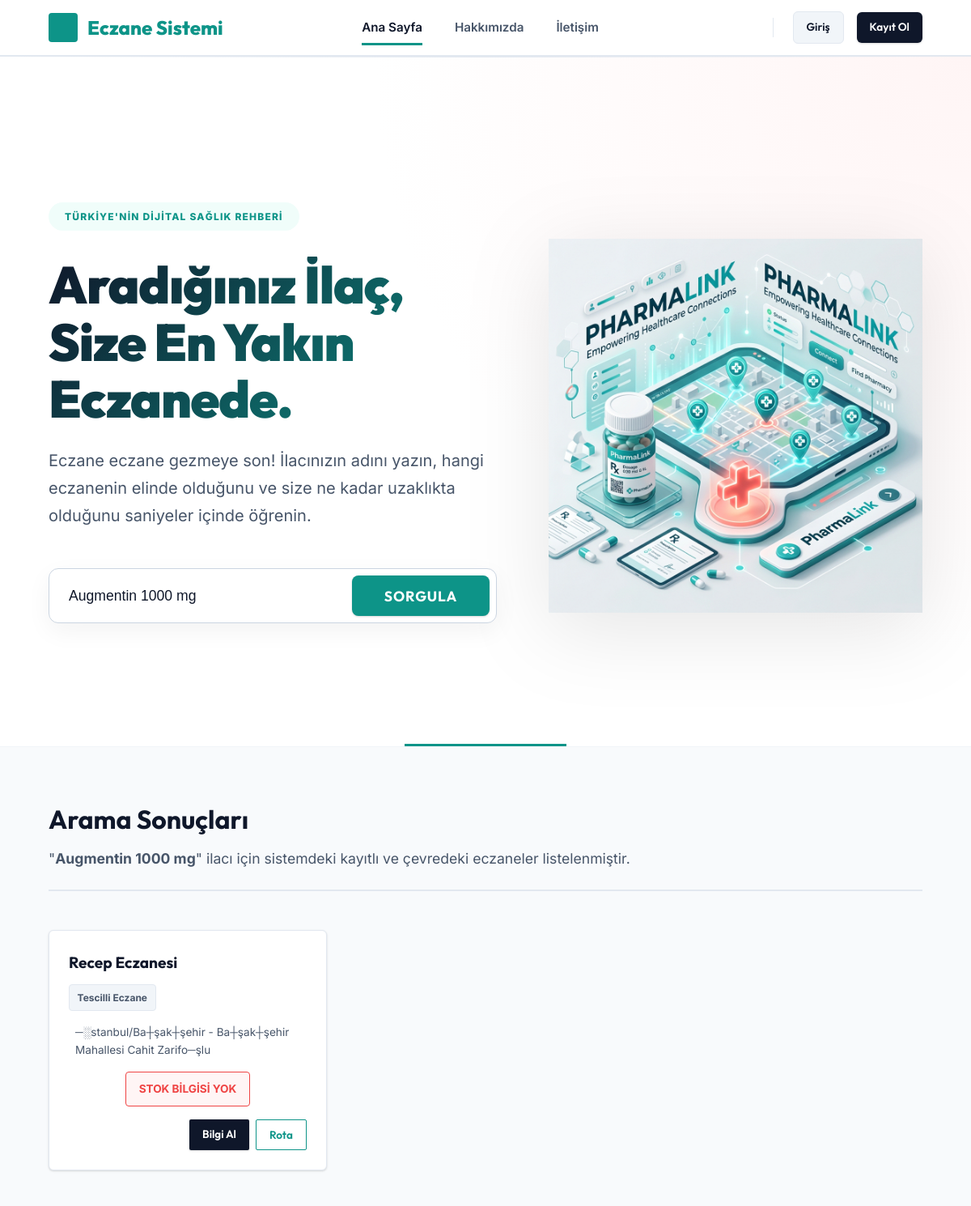
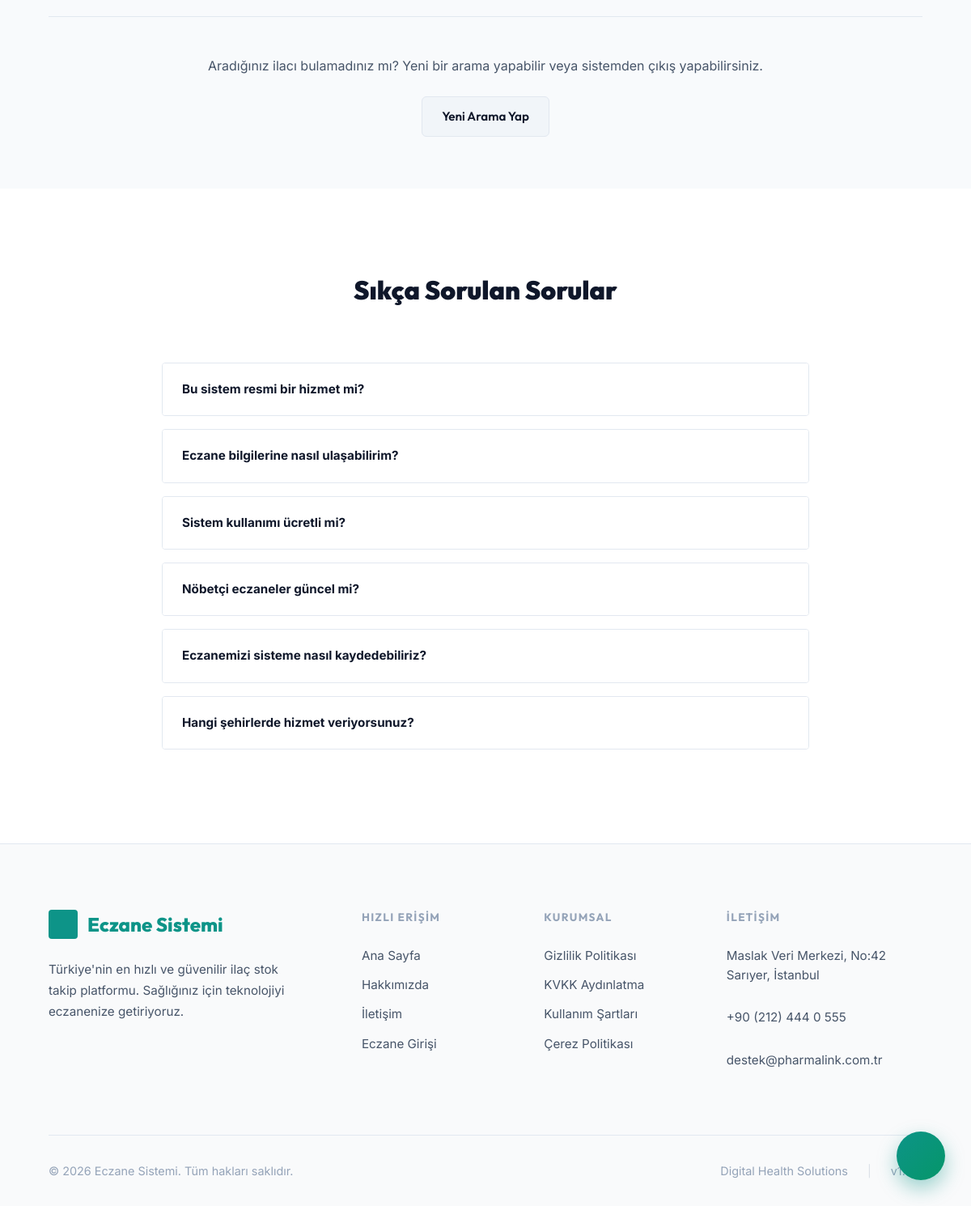
The page /index.php?ara=Augmentin 1000 mg on the database its author committed (2 pictures, top to bottom).
### tables this page shows
CREATE TABLE `eczaneler` (
  `id` int(11) NOT NULL AUTO_INCREMENT,
  `kullanici_id` int(11) NOT NULL,
  `eczane_adi` varchar(200) NOT NULL,
  `adres` text NOT NULL,
  `sehir` varchar(100) NOT NULL,
  `ilce` varchar(100) NOT NULL,
  `telefon` varchar(20) DEFAULT NULL,
  `enlem` decimal(10,8) DEFAULT NULL,
  `boylam` decimal(11,8) DEFAULT NULL,
  `harita_linki` varchar(500) DEFAULT NULL,
  `calisma_saatleri` varchar(100) DEFAULT '09:00 - 19:00',
  `nobetci` tinyint(1) NOT NULL DEFAULT 0,
  `durum` enum('beklemede','onaylandi','reddedildi') NOT NULL DEFAULT 'beklemede',
  `belge_dosyasi` varchar(255) DEFAULT NULL,
  `red_nedeni` text DEFAULT NULL,
  `olusturma` datetime NOT NULL DEFAULT current_timestamp(),
  `guncelleme` datetime NOT NULL DEFAULT current_timestamp() ON UPDATE current_timestamp(),
  `slug` varchar(100) DEFAULT NULL,
  `hakkimizda` text DEFAULT NULL,
  `banner_resmi` varchar(255) DEFAULT NULL,
  `tema_rengi` varchar(7) DEFAULT '#6366f1',
  `vitrin_aktif` tinyint(1) DEFAULT 0,
  PRIMARY KEY (`id`),
  UNIQUE KEY `kullanici_id` (`kullanici_id`),
  UNIQUE KEY `slug` (`slug`),
  CONSTRAINT `fk_eczane_kullanici` FOREIGN KEY (`kullanici_id`) REFERENCES `kullanicilar` (`id`) ON DELETE CASCADE ON UPDATE CASCADE
);

### includes/helpers.php (called while the page is built, shortened)
<?php
if (!function_exists('sayf')) {
    function sayf(string $yol): string
    {
        return rtrim(APP_URL, '/') . '/' . ltrim($yol, '/');
    }
}

### core/db.php (called while the page is built, shortened)
<?php
class Veritabani {
    private static ?PDO $baglanti = null;
    public static function baglan(): PDO {
        if (self::$baglanti === null) {
            $dsn = "mysql:host=" . DB_HOST . ";port=" . DB_PORT . ";dbname=" . DB_NAME . ";charset=" . DB_CHARSET;
            $secenekler = [
                PDO::ATTR_ERRMODE            => PDO::ERRMODE_EXCEPTION,
                PDO::ATTR_DEFAULT_FETCH_MODE => PDO::FETCH_ASSOC,
                PDO::ATTR_EMULATE_PREPARES   => false,
                PDO::MYSQL_ATTR_INIT_COMMAND => "SET NAMES " . DB_CHARSET . " COLLATE " . DB_CHARSET . "_general_ci",
            ];
            try {
                self::$baglanti = new PDO($dsn, DB_USER, DB_PASS, $secenekler);
            } catch (PDOException $e) {
                error_log("Veritabanı Hatası: " . $e->getMessage());
                die('<div style="font-family:sans-serif; text-align:center; padding:5rem; color:#64748b;">
                    <h1 style="color:#0f172a;">⚠ Veritabanı Bağlantı Hatası</h1>
                    <p>Sistem şu anda geçici bir teknik sorun nedeniyle erişilemez durumda.</p>
                </div>');
            }
        }
        return self::$baglanti;
    }
}
function db(): PDO {
    return Veritabani::baglan();
}

### index.php (the view, shortened to what this page needs)
<?php
require_once __DIR__ . '/core/db.php';
$arananIlac = trim($_GET['ara'] ?? '');
$aramaYapildi = !empty($arananIlac);
$userLat = isset($_GET['lat']) && $_GET['lat'] !== '' ? (float) $_GET['lat'] : null;
$userLng = isset($_GET['lng']) && $_GET['lng'] !== '' ? (float) $_GET['lng'] : null;
$params = ["%$arananIlac%"];
$query = "
        SELECT e.id, e.eczane_adi, e.adres, e.sehir, e.ilce, e.telefon, e.enlem, e.boylam, e.nobetci,
               MAX(CASE WHEN i.ad LIKE ? AND s.durum = 'mevcut' THEN 1 ELSE 0 END) AS has_stock
    ";
if ($userLat && $userLng) {
    $query .= ", (6371 * acos(cos(radians(?)) * cos(radians(e.enlem)) * cos(radians(e.boylam) - radians(?)) + sin(radians(?)) * sin(radians(e.enlem)))) AS mesafe ";
    $params[] = $userLat;
    $params[] = $userLng;
    $params[] = $userLat;
} else {
    $query .= ", NULL AS mesafe ";
}
$query .= "
        FROM eczaneler e
        LEFT JOIN stok s ON s.eczane_id = e.id
        LEFT JOIN ilaclar i ON s.ilac_id = i.id
        WHERE e.durum = 'onaylandi'
        GROUP BY e.id
        ORDER BY has_stock DESC " . ($userLat ? ", mesafe ASC" : ", e.nobetci DESC, e.eczane_adi ASC");
$stmt = db()->prepare($query);
$stmt->execute($params);
$haritaEczaneler = $stmt->fetchAll(PDO::FETCH_ASSOC);
?>
<?php include_once __DIR__ . '/includes/header.php'; ?>
</head>
<body class="public-body home-page">
    <header class="landing-hero" id="ana-ekran">
        <div class="hero-visual-container">
            <div class="hero-text-side">
                <div class="hero-tag">TÜRKİYE'NİN DİJİTAL SAĞLIK REHBERİ</div>
                <h1 class="hero-main-title text-gradient">Aradığınız İlaç,<br>Size En Yakın Eczanede.</h1>
                <p class="hero-desc">
                    Eczane eczane gezmeye son! İlacınızın adını yazın, hangi eczanenin elinde olduğunu ve size ne kadar
                    uzaklıkta olduğunu saniyeler içinde öğrenin.
                </p>
                <div class="search-container-wrap">
                    <form id="publicSearchForm" action="" method="get" class="public-search-box"
                        style="border: 1px solid #cbd5e1; padding: 0.5rem; border-radius: 12px; box-shadow: 0 10px 30px rgba(0,0,0,0.05); background:#fff;">
                        <input type="text" name="ara" id="drugSearchInput"
                            placeholder="İlacınızın adını buraya yazın... (Örn: Parol)" autocomplete="off"
                            value="<?= htmlspecialchars($arananIlac, ENT_QUOTES, 'UTF-8') ?>" required
                            style="padding-left: 1rem; font-weight: 500; border:none; height:50px;">
                        <button type="submit" class="btn btn-birincil"
                            style="border-radius: 8px; padding: 0 2.5rem; height: 50px; text-transform: uppercase; font-weight:700; letter-spacing: 0.05em;">
                            <?= svgIkon('search') ?> Sorgula
                        </button>
                    </form>
                </div>
            </div>
            <div class="hero-image-side">
                <img src="<?= sayf('assets/img/hero_visual.png') ?>" alt="PharmaLink Hero" class="hero-main-img">
            </div>
        </div>
    </header>
    <?php if ($aramaYapildi): ?>
        <section id="sonuclar" style="padding: 4rem 5%; background: var(--arkaplan);">
            <div style="max-width:1200px; margin:0 auto;">
                <div
                    style="display:flex; justify-content:space-between; align-items:flex-end; gap:2rem; margin-bottom: 2rem; border-bottom: 2px solid var(--kenar-rengi); padding-bottom: 1.5rem;">
                    <div>
                        <h2 style="font-size:2rem; margin:0; color:#0f172a;">Arama Sonuçları</h2>
                        <p style="color:#475569; font-size:1.1rem; margin:0.5rem 0 0 0;">
                            "<strong><?= htmlspecialchars($arananIlac) ?></strong>" ilacı için sistemdeki kayıtlı ve
                            çevredeki eczaneler listelenmiştir.
                        </p>
                    </div>
                </div>
                <div class="search-results-list" id="mainResultsGrid">
                    <?php if (empty($haritaEczaneler)): ?>
                        <div id="noInternalResults"
                            style="background: #fff; padding: 4rem 2rem; border-radius: 4px; border: 1px dashed var(--kenar-rengi); text-align: center; width: 100%;">
                            <div style="font-size: 3rem; margin-bottom: 1rem; opacity: 0.3;"><?= svgIkon('pill') ?></div>
                            <h3 style="color: #0f172a; font-size: 1.5rem; margin-bottom: 0.5rem;">Kayıtlı Eczane Bulunamadı</h3>
                            <p style="color: #475569; max-width: 500px; margin: 0 auto; line-height:1.6;">
                                "<strong><?= htmlspecialchars($arananIlac) ?></strong>" ilacı için kayıtlı eczanelerimizde şu an
                                aktif stok bilgisi bulunmamaktadır.
                                Diğer eczaneler aşağıda taranmaktadır.
                            </p>
                        </div>
                    <?php else: ?>
                        <?php foreach ($haritaEczaneler as $he): ?>
                            <div class="pub-drug-card internal-result" data-id="<?= $he['id'] ?>"
                                data-lat="<?= (float) $he['enlem'] ?>" data-lng="<?= (float) $he['boylam'] ?>">
                                <div class="card-left">
                                    <h3 style="font-size:1.2rem; color:#0f172a; margin:0;">
                                        <?= htmlspecialchars($he['eczane_adi']) ?></h3>
                                    <div style="display:flex;gap:0.5rem; flex-wrap:wrap; margin-top:0.25rem;">
                                        <span class="sys-badge"><?= svgIkon('check-circle') ?> Tescilli Eczane</span>
                                    </div>
                                    <p style="color:#475569; font-size:0.85rem; margin:0.5rem 0 0 0; display:flex; gap:0.5rem;">
                                        <span><?= htmlspecialchars($he['sehir'] . '/' . $he['ilce']) ?> -
                                            <?= htmlspecialchars($he['adres']) ?></span>
                                    </p>
                                </div>
                                <div class="card-mid">
                                    <?php if ($he['has_stock'] == 1): ?>
                                        <div
                                            style="padding:0.6rem 1rem; background:rgba(16, 185, 129, 0.05); border-radius:4px; border:1px solid #10b981; color:#10b981; text-align:center; font-weight:700;">
                                            STOKTA MEVCUT
                                        </div>
                                    <?php else: ?>
                                        <div
                                            style="padding:0.6rem 1rem; background:rgba(239, 68, 68, 0.05); border-radius:4px; border:1px solid #ef4444; color:#ef4444; text-align:center; font-weight:700;">
                                            STOK BİLGİSİ YOK
                                        </div>
                                    <?php endif; ?>
                                </div>
                                <div class="card-right">
                                    <div style="display:flex; gap:0.5rem;">
                                        <a href="<?= sayf('user/eczane_detay.php?id=' . $he['id']) ?>"
                                            class="btn btn-birincil btn-sm" style="border-radius:2px;">Bilgi Al</a>
                                        <button type="button"
                                            onclick='openRouteModal(<?= (float) $he['enlem'] ?>, <?= (float) $he['boylam'] ?>, <?= json_encode($he['eczane_adi']) ?>, <?= json_encode($he['sehir'] . '/' . $he['ilce'] . ' - ' . $he['adres']) ?>)'
                                            class="btn btn-cizgili btn-sm" style="border-radius:2px;">Rota</button>
                                    </div>
                                </div>
                            </div>
                        <?php endforeach; ?>
                    <?php endif; ?>
                </div>
                <div
                    style="margin-top: 4rem; text-align:center; border-top:1px solid var(--kenar-rengi); padding-top:3rem;">
                    <p style="font-size:1rem; color:#475569; margin-bottom:1.5rem;">Aradığınız ilacı bulamadınız mı? Yeni
                        bir arama yapabilir veya sistemden çıkış yapabilirsiniz.</p>
                    <div style="display:flex; justify-content:center; gap:1rem;">
                        <a href="<?= sayf('index.php') ?>" class="btn btn-gri">Yeni Arama Yap</a>
                    </div>
                </div>
            </div>
        </section>
    <?php endif; ?>
    <section class="section-padding" id="faq" style="background: #fff;">
        <div class="section-header">
            <h2 style="color:#0f172a;">Sıkça Sorulan Sorular</h2>
        </div>
        <div class="sss-kapsayici">
            <div class="sss-item">
                <div class="sss-soru">
                    Bu sistem resmi bir hizmet mi?
                </div>
            </div>
            <div class="sss-item">
                <div class="sss-soru">
                    Eczane bilgilerine nasıl ulaşabilirim?
                </div>
            </div>
            <div class="sss-item">
                <div class="sss-soru">
                    Sistem kullanımı ücretli mi?
                </div>
            </div>
            <div class="sss-item">
                <div class="sss-soru">
                    Nöbetçi eczaneler güncel mi?
                </div>
            </div>
            <div class="sss-item">
                <div class="sss-soru">
                    Eczanemizi sisteme nasıl kaydedebiliriz?
                </div>
            </div>
            <div class="sss-item">
                <div class="sss-soru">
                    Hangi şehirlerde hizmet veriyorsunuz?
                </div>
            </div>
        </div>
    </section>
    <?php include_once __DIR__ . '/includes/footer.php'; ?>
</body>
</html>

### rows shown on the page
eczaneler: eczane_adi "Recep Eczanesi", sehir+ilce "─░stanbul/Ba┼şak┼şehir", adres "Ba┼şak┼şehir Mahallesi Cahit Zarifo─şlu"

### other values the page prints
APP_NAME "Eczane Sistemi"
$arananIlac "Augmentin 1000 mg"
APP_VERSION "1.0.0"
